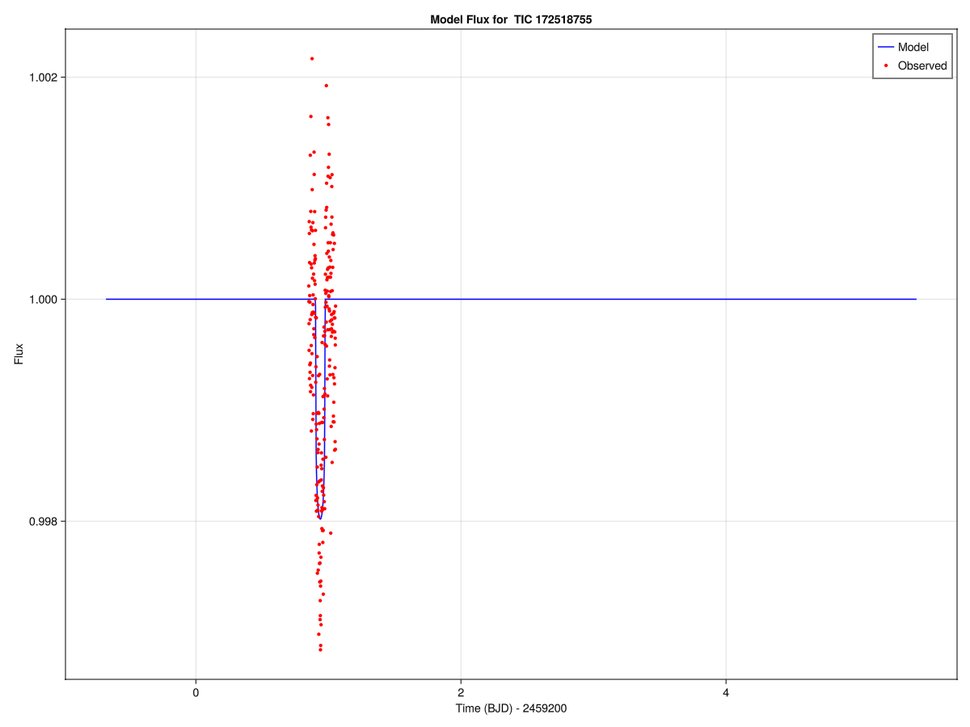
#> input picture julia/exoplanets/transitmodel_example_parameters_model_flux.png, 970 x 727 px, shrunk from 1200 x 900 before the run
$ python fits_from_pngs.py ../../julia/exoplanets/transitmodel_example_parameters_model_flux.png
#> lines starting #> are read from the running program, lines starting #| are printed output that depends on the picture
#!/usr/local/bin/python3

"""

  Convert a list of png images to fits images using the same base name

"""

import os
import sys
import numpy as np
import astropy.io.fits as pyfits
import imageio
from time import gmtime, strftime  # for utc


if len(sys.argv) == 1:
  print(" ")
  print("Usage: fits_from_pngs.py file1.png file2.png ...")
  print(" ")
  print("Convert png image files to a fits files. ")
  sys.exit("Retain image name with fits extension. \n")
elif len(sys.argv) >= 2:
  infiles = sys.argv[1:]
else:
  print(" ")
  print("Usage: fits_from_pngs.py file1.png file2.png ...")
  print(" ")


# Set a overwrite flag True so that images can be overwritten
# Otherwise set it False for safety

overwriteflag = True

# Process all the images on the command line one at a time

for infile in infiles:

  # Create an output file name with a fits extension from the input name

  inbase = os.path.splitext(os.path.basename(infile))[0]
  outfile = inbase + '.fits'

  # Assign image data to numpy array
  # Convert color images to grayscale using native flatten option

  inimage = imageio.imread(infile, as_gray=1)
#> inimage: shape (727, 970) float32; min 0, max 255, mean 252.3

  # Flip this image using numpy so that the FITS image displays
  #   with the same orientation as the PNG original

  outimage = np.flipud(inimage)
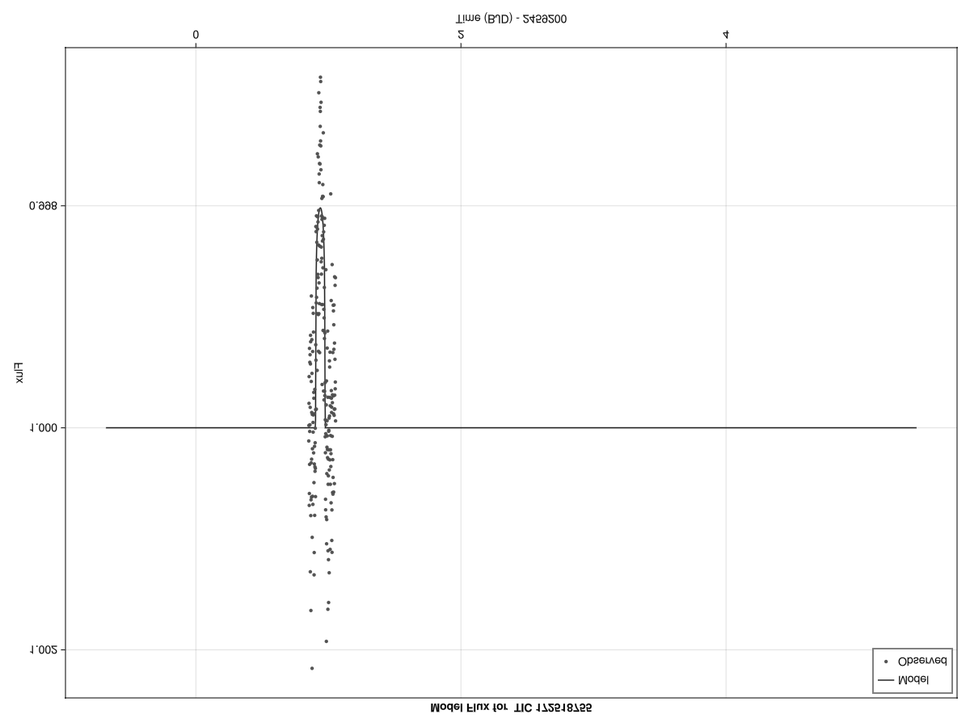
#> outimage: shape (727, 970) float32; min 0, max 255, mean 252.3


  # Create a fits image structure without checking for data validity

  outlist = pyfits.PrimaryHDU(outimage.astype('float32'))

  # Provide a new date stamp

  file_time = strftime("%Y-%m-%d %H:%M:%S", gmtime())

  # Update the new fits header

  outhdr = outlist.header
  outhdr['DATE'] = file_time
  outhdr['history'] = 'Generated by fits_from_pngs'
  outhdr['history'] = 'Image file '+  infile

  # Write the fits file

  outlist.writeto(outfile, overwrite = overwriteflag)

# Exit

exit()
#> (the program exits here)
